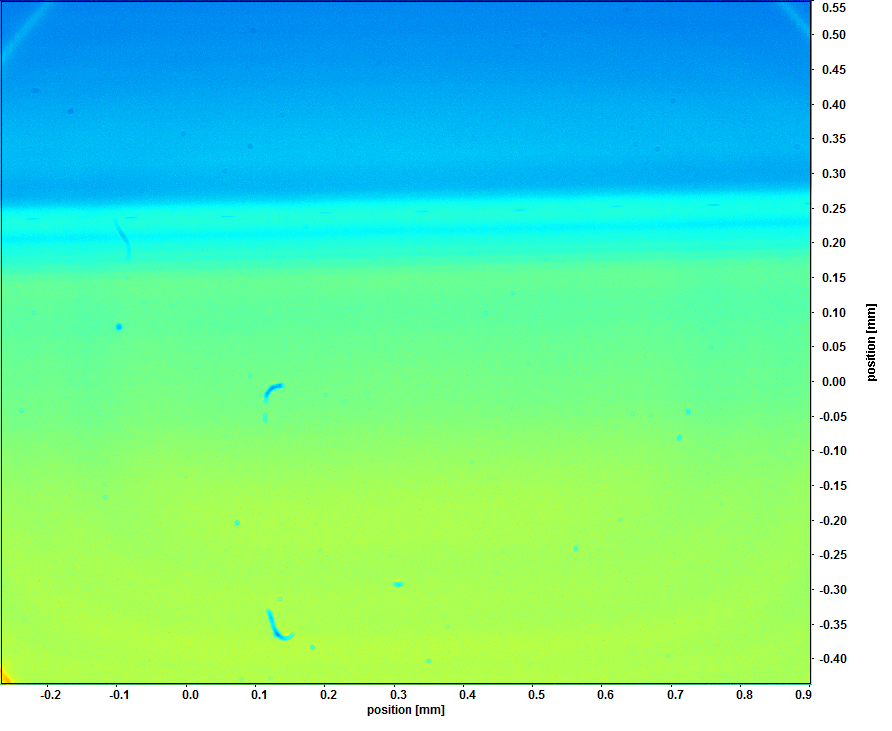
#> input picture images/dif/Properties_Reference+10us/B00002.png, 892 x 731 px, found by its file name
$ jupyter execute --allow-errors DIF_Test1.ipynb   (shell and % lines are left out)   (Python 2 division)   (older library calls are emulated)
#> lines starting #> are read from the running program, lines starting #| are printed output that depends on the picture; after the words box and inside, x2 and y2 are one past the last pixel; in counts of white or black regions, pixels touching at a corner belong together
### notebooks/util.py
import glob
import cv2
import numpy as np
from matplotlib import pyplot as plt

red = (255, 0, 0)
green = (0, 255, 0)
blue = (0, 0, 255)

BLACK = '\033[30m'
RED = '\033[31m'
GREEN = '\033[32m'
YELLOW = '\033[33m'
BLUE = '\033[34m'
MAGENTA = '\033[35m'
CYAN = '\033[36m'
WHITE = '\033[37m'

BRIGHT_BLACK = '\033[30;1m'
BRIGHT_RED = '\033[31;1m'
BRIGHT_GREEN = '\033[32;1m'
BRIGHT_YELLOW = '\033[33;1m'
BRIGHT_BLUE = '\033[34;1m'
BRIGHT_MAGENTA = '\033[35;1m'
BRIGHT_CYAN = '\033[36;1m'
BRIGHT_WHITE = '\033[37;1m'

RESET = '\033[0m'

# [4 lines left out: function polar2cart, not called in this run]

def plot_imgs(img_data_lst, color=False, interp='none', max_cols=3):
    cnt=len(img_data_lst)
    r,c,n = cnt,cnt,1
    for idx, img_data in enumerate(img_data_lst):
        if idx % max_cols == 0:
            plt.figure(figsize=(10*r,10*c))
        plt.subplot(r,c,idx+1)
        if color:
            #plt.imshow(img_data[0], interpolation='none', vmax=abs(img_data[0]).max(), vmin=-abs(img_data[0]).max())
            plt.imshow(img_data[0], interpolation=interp)
        else:
            plt.imshow(img_data[0], interpolation=interp, cmap='gray',vmin=0,vmax=255)
        plt.title('%s' % (img_data[1])), plt.xticks([]), plt.yticks([])

# [22 lines left out: function fig2data, not called in this run]

class Image_Engine:
    """ Image Engine

        Parses a file spec, possibly sorts them, and reads them into an image list.
        user can then use next, prev methods to iterate through images.
    """
    # [20 lines left out: function __init__, not called in this run]

    def cnt(self):
        return len(self.images)

    def idx(self):
        return self.image_idx

    def sorted(self):
        return self.sorted

    # [21 lines left out: functions next, prev, get, not called in this run]

    def images(self):
        return self.images

### notebooks/DIF_Test1.ipynb
###Drop In Flight Testing
####Images were taken using LaVision hardware and DaVis software on Jan, 7, 2015.  20x objective with ~30mm extension.

####Import required modules

[cell 1]
import cv2
import scipy.ndimage
import numpy as np
from matplotlib import pyplot as plt
import glob

import sys
sys.path.append('../scripts')
import util
import ip_routines as ip

###Test 1: Background Subtraction
####Load the background (reference) image and one of the process images, and subtract

[cell 2]
bg_img = cv2.imread('../images/dif/Condition_4+4us/B00002.png', -1)
#> bg_img is the input picture: shape (731, 892, 3); mean B, G, R 172.8, 230.4, 111.9
fg_img = cv2.imread('../images/dif/new light test 6 us_Cam_Date=160106_Time=164222/B00001.png', -1)
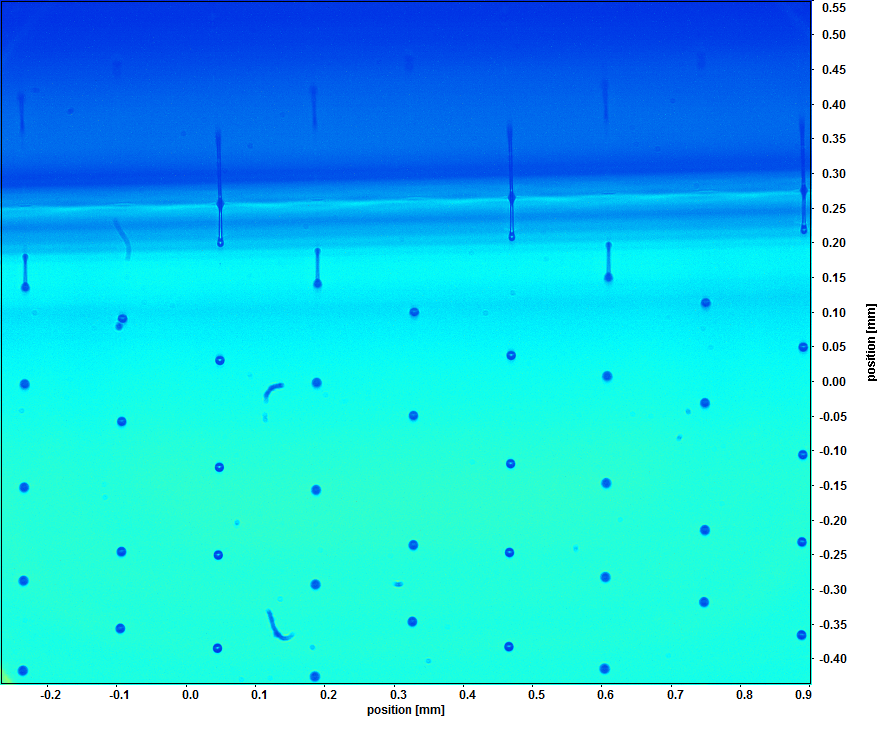
#> input picture images/dif/new light test 6 us_Cam_Date=160106_Time=164222/B00001.png, 892 x 731 px
#> fg_img is the input picture: shape (731, 892, 3); mean B, G, R 233.1, 203.8, 48.8
rows, cols, channels = bg_img.shape
#> rows = 731; cols = 892; channels = 3
print "Rows: ", rows, " Cols: ", cols
#| Rows:  731  Cols:  892

top = 200
bottom = 680
left = 0
right = 810
bg_img = bg_img[top:bottom, left:right]  #np slice: [startY:endY, startX:endX]
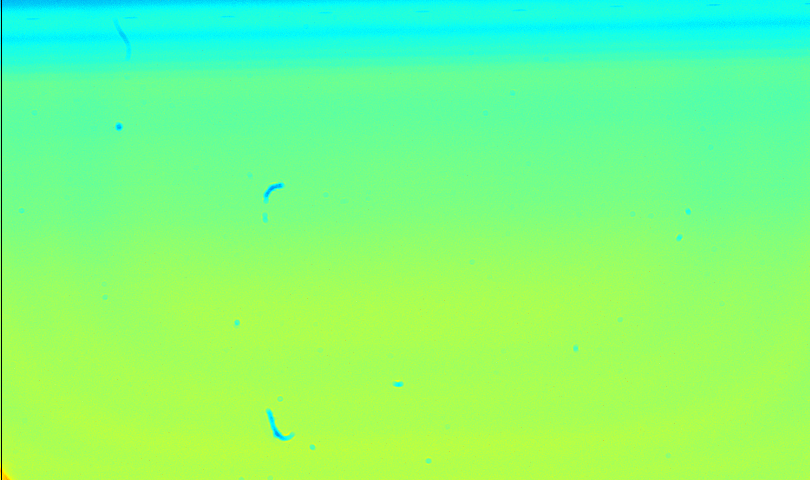
#> bg_img: shape (480, 810, 3); mean B, G, R 127.4, 254.3, 125.3
fg_img = fg_img[top:bottom, left:right]  #np slice: [startY:endY, startX:endX]
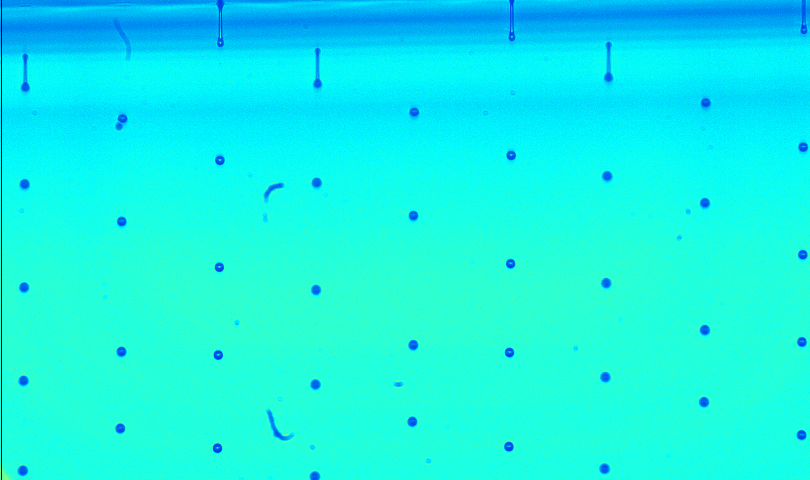
#> fg_img: shape (480, 810, 3); mean B, G, R 230.8, 241.6, 20.7

bg_img_gray = cv2.cvtColor(bg_img, cv2.COLOR_BGR2GRAY)
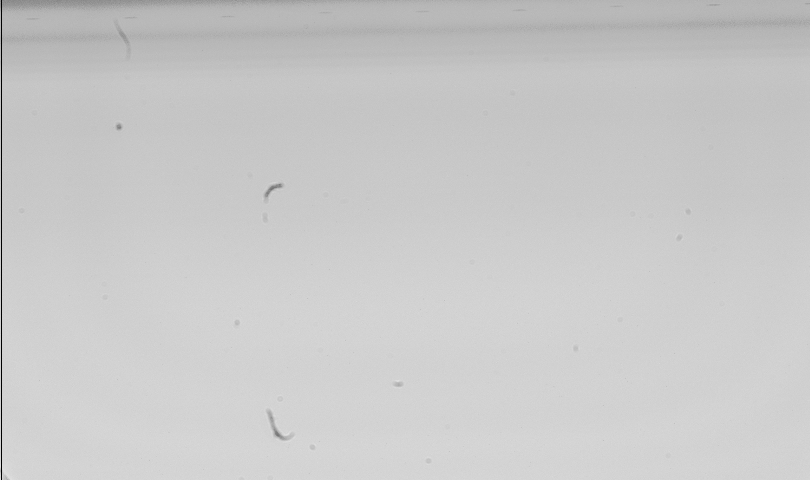
#> bg_img_gray: shape (480, 810); min 0, max 225, mean 201.2
fg_img_gray = cv2.cvtColor(fg_img, cv2.COLOR_BGR2GRAY)
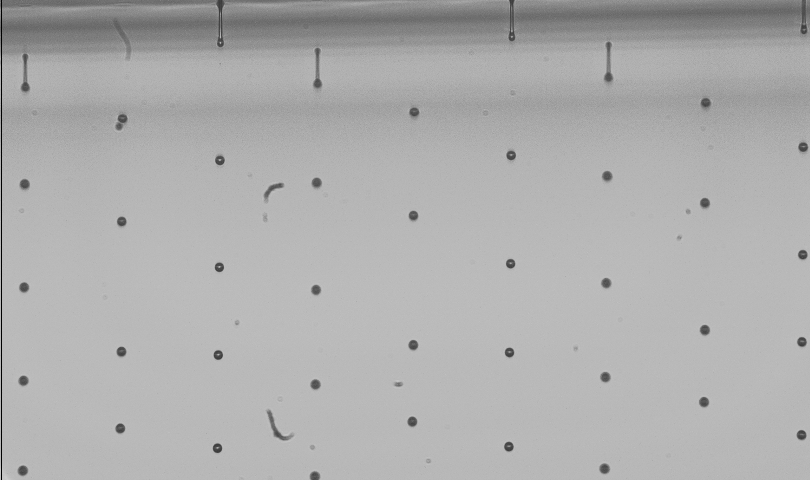
#> fg_img_gray: shape (480, 810); min 0, max 205, mean 174.3

img_delta = cv2.absdiff(bg_img_gray, fg_img_gray)

util.plot_imgs([(bg_img, 'Background Img'), (fg_img, 'Process Image'), (img_delta, 'Delta Image')], max_cols=2, color=False)
#> figure, not shown here; B, G, R data is drawn as R, G, B

####...Not bad, put we may be able to do better if we use color channels individually.

###Test 2: Convert to HSV and separate into channels.

[cell 3]
plot_lst = []
img_hsv = cv2.cvtColor(fg_img, cv2.COLOR_BGR2HSV)
#> img_hsv: shape (480, 810, 3); mean H, S, V 88.3, 234, 252.3
plot_lst.append( (img_hsv, 'img_hsv') )

chan = ('0','1','2')
for chan_idx, chan in enumerate(chan):
    chan_img = cv2.split(img_hsv)[chan_idx]
    plot_lst.append( (chan_img, 'img_hsv - chan %d' % (chan_idx)) )
#> after the loop, plot_lst = 4 items

util.plot_imgs(plot_lst, max_cols=2)
#> the loop in plot_imgs (call 2), `for idx, img_data in enumerate(img_data_lst):` made 4 passes

####...Looks promising.

###Find some diffs between channels...

[cell 4]
plot_lst = []
img_split = cv2.split(img_hsv)

frameDelta1 = cv2.absdiff(img_split[1], img_split[0])
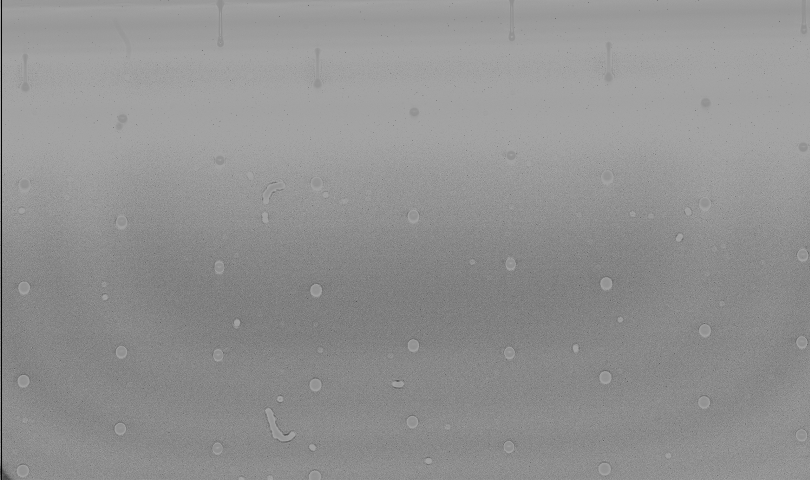
#> frameDelta1: shape (480, 810); min 0, max 165, mean 145.8
plot_lst.append( (frameDelta1, 'frameDelta 0 - 1') )

frameDelta2 = cv2.absdiff(img_split[2], img_split[0])
plot_lst.append( (frameDelta2, 'frameDelta 0 - 2') )

frameDelta2 = cv2.absdiff(img_split[2], img_split[1])
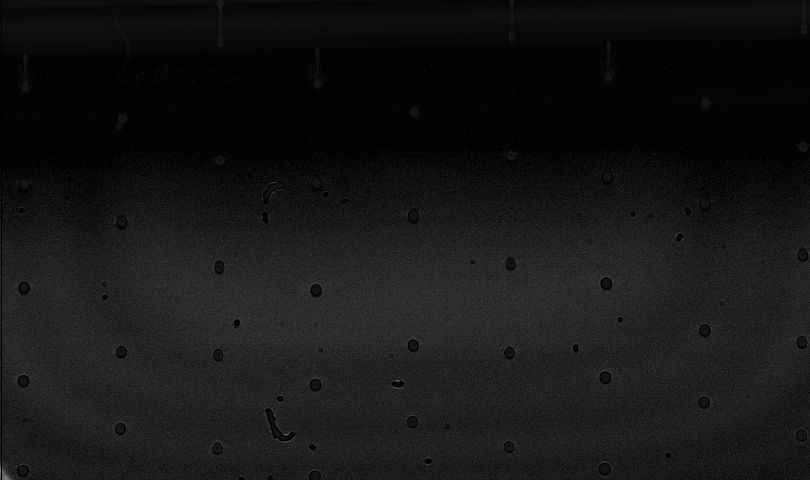
#> frameDelta2: shape (480, 810); min 0, max 124, mean 21.9
plot_lst.append( (frameDelta2, 'frameDelta 2 - 1') )

util.plot_imgs(plot_lst, max_cols=2)

####The delta image from subtracting chan[0] and chan[2] seems to have the most information.

###Test 3: Do the background subtraction again, but use the delta channel images
####Do the image subtraction using the delta images from the background and process images.  Apply threshold and gaussian filter too...

[cell 5]
plot_lst = []

bg_img_hsv = cv2.cvtColor(bg_img, cv2.COLOR_BGR2HSV)
#> bg_img_hsv: shape (480, 810, 3); mean H, S, V 59.3, 168.1, 254.5
fg_img_hsv = cv2.cvtColor(fg_img, cv2.COLOR_BGR2HSV)

bg_img_hsv_split = cv2.split(bg_img_hsv)
fg_img_hsv_split = cv2.split(fg_img_hsv)

bg_img_diff = cv2.absdiff(bg_img_hsv_split[2], bg_img_hsv_split[0])
plot_lst.append( (bg_img_diff, 'Background diff') )

fg_img_diff = cv2.absdiff(fg_img_hsv_split[2], fg_img_hsv_split[0])
plot_lst.append( (fg_img_diff, ' Process diff') )

img_delta = cv2.absdiff(bg_img_diff, fg_img_diff)
plot_lst.append( (img_delta, 'Process w/ BG subtracted') )

thresh_val = 25
kernel_size = 5

ret,img_delta_thresh = cv2.threshold(img_delta, thresh_val, 255, cv2.THRESH_BINARY)
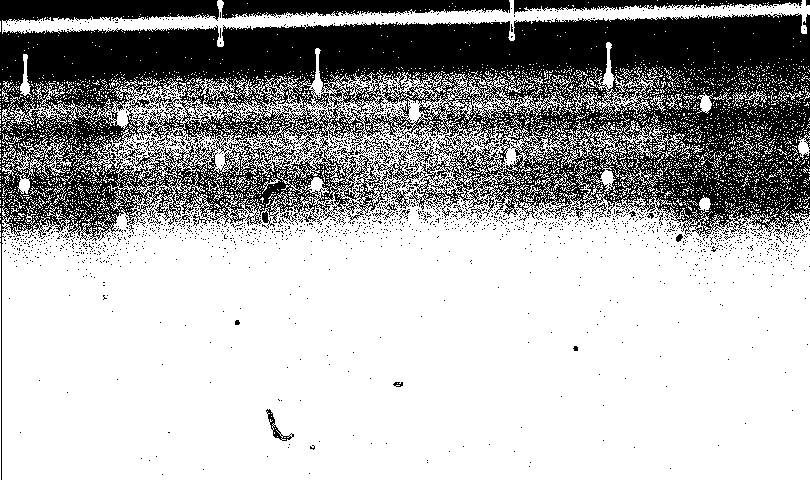
#> img_delta_thresh: shape (480, 810); 68.4% white; 1745 black regions (1719 under 20 px), largest, box (x1, y1, x2, y2) and area: (0, 0, 810, 480) 113008, (222, 0, 510, 19) 3744, (514, 0, 802, 14) 1963
#> ret = 25
plot_lst.append( (img_delta_thresh,'Threshold applied') )

img_delta_thresh_blurred = cv2.GaussianBlur(img_delta_thresh, (kernel_size, kernel_size), 0)
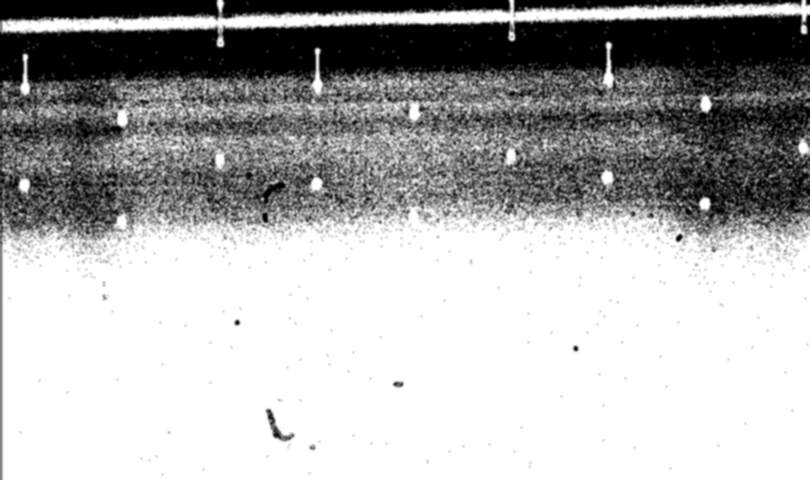
#> img_delta_thresh_blurred: shape (480, 810); min 0, max 255, mean 174.4
plot_lst.append( (img_delta_thresh_blurred,'Gaussian Applied') )

util.plot_imgs(plot_lst, max_cols=2)

####Much better background subtraction...the dirt on the CCD/optics was removed entirely....

###Define callable function of above stack

[cell 6]
def preprocess_image(bg_img, fg_img, thresh_val, kernel_size):
    bg_img_hsv = cv2.cvtColor(bg_img, cv2.COLOR_BGR2HSV)
    fg_img_hsv = cv2.cvtColor(fg_img, cv2.COLOR_BGR2HSV)

    bg_img_hsv_split = cv2.split(bg_img_hsv)
    fg_img_hsv_split = cv2.split(fg_img_hsv)

    bg_img_diff = cv2.absdiff(bg_img_hsv_split[2], bg_img_hsv_split[0])
    fg_img_diff = cv2.absdiff(fg_img_hsv_split[2], fg_img_hsv_split[0])

    img_delta = cv2.absdiff(bg_img_diff, fg_img_diff)

    ret,img_delta_thresh = cv2.threshold(img_delta, thresh_val, 255, cv2.THRESH_BINARY)
    img_delta_thresh_blurred = cv2.GaussianBlur(img_delta_thresh, (kernel_size, kernel_size), 0)
    return img_delta_thresh_blurred

###Run the stack on folder of images.

####Using the function defined above to do HSV conversion, channel separation, channel delta, subtraction, threshold then finally gaussian, run pre-processed image through the Hough Circle function to try and find all the drops.  Finally, fit circles around the drops for each image, and print out the x, y, rad of circles.
#####Be patient! This cell takes a while to process...Scroll to the bottom for images...

[cell 7]
plot_lst = []
bg_img = cv2.imread('../images/dif/Properties_Reference/B00002.png', -1)
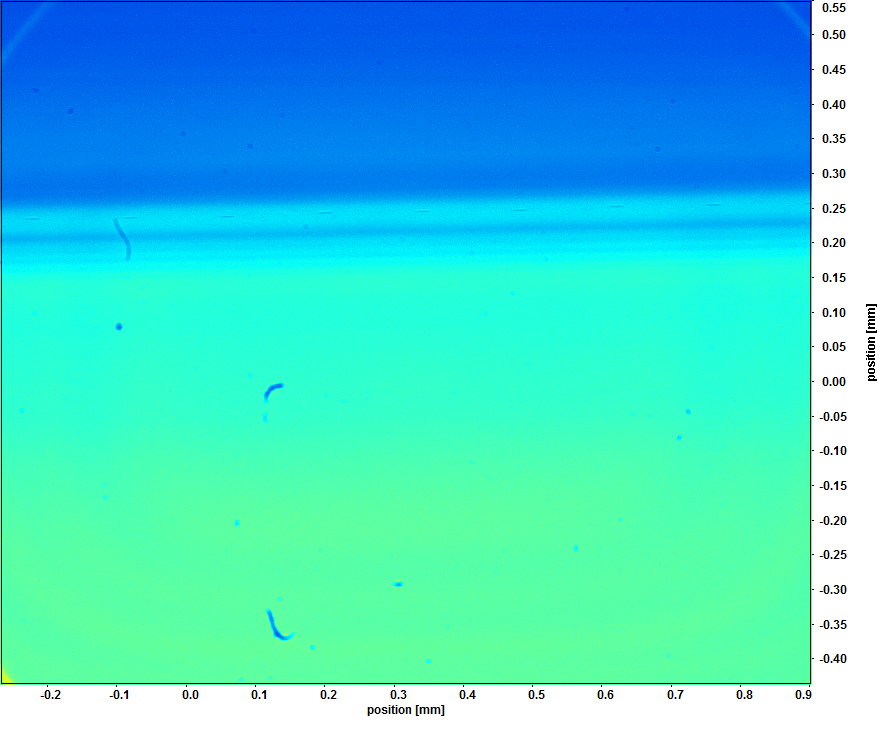
#> input picture images/dif/Properties_Reference/B00002.png, 892 x 731 px
#> bg_img is the input picture: shape (731, 892, 3); mean B, G, R 211.8, 214, 71.2

image_folder_lst = ['../images/dif/new light test 6 us_Cam_Date=160106_Time=164222']
file_spec = 'B*.png'
#> (the rest of this cell did not finish here and is left out)
